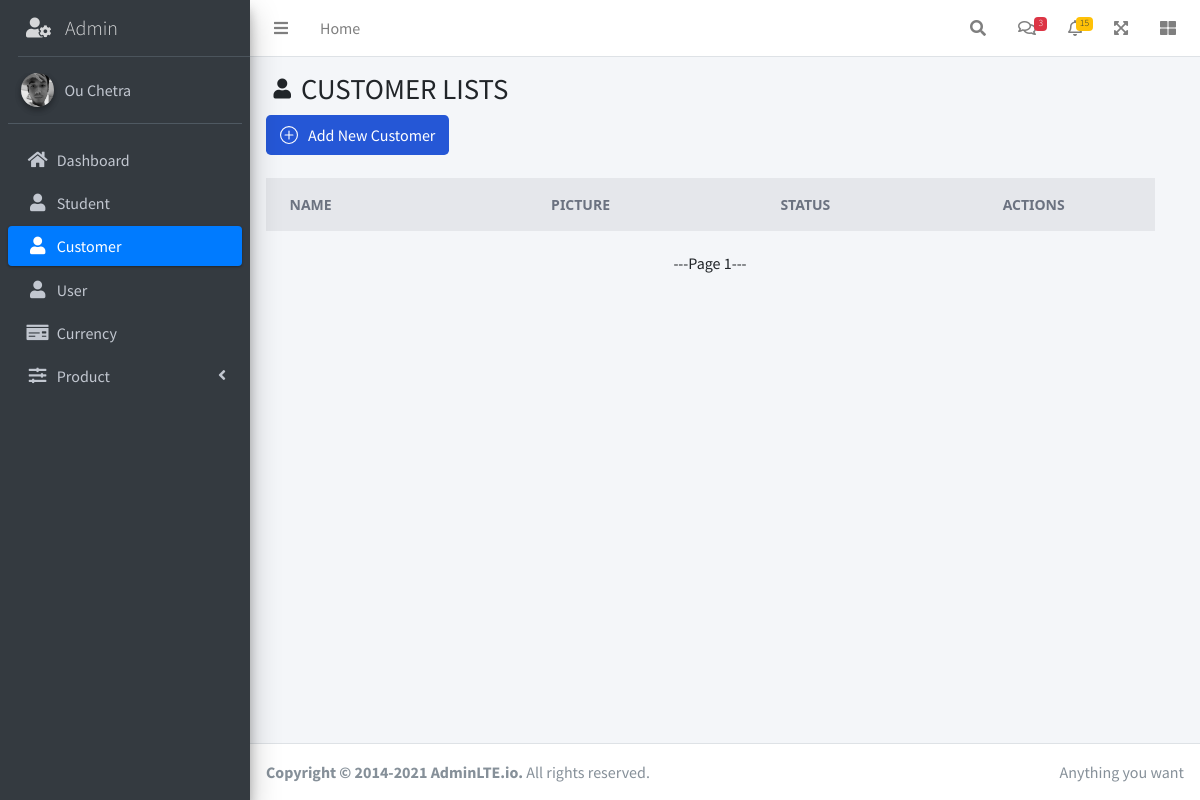
/admin/customer, run on an earlier commit of the app's database.
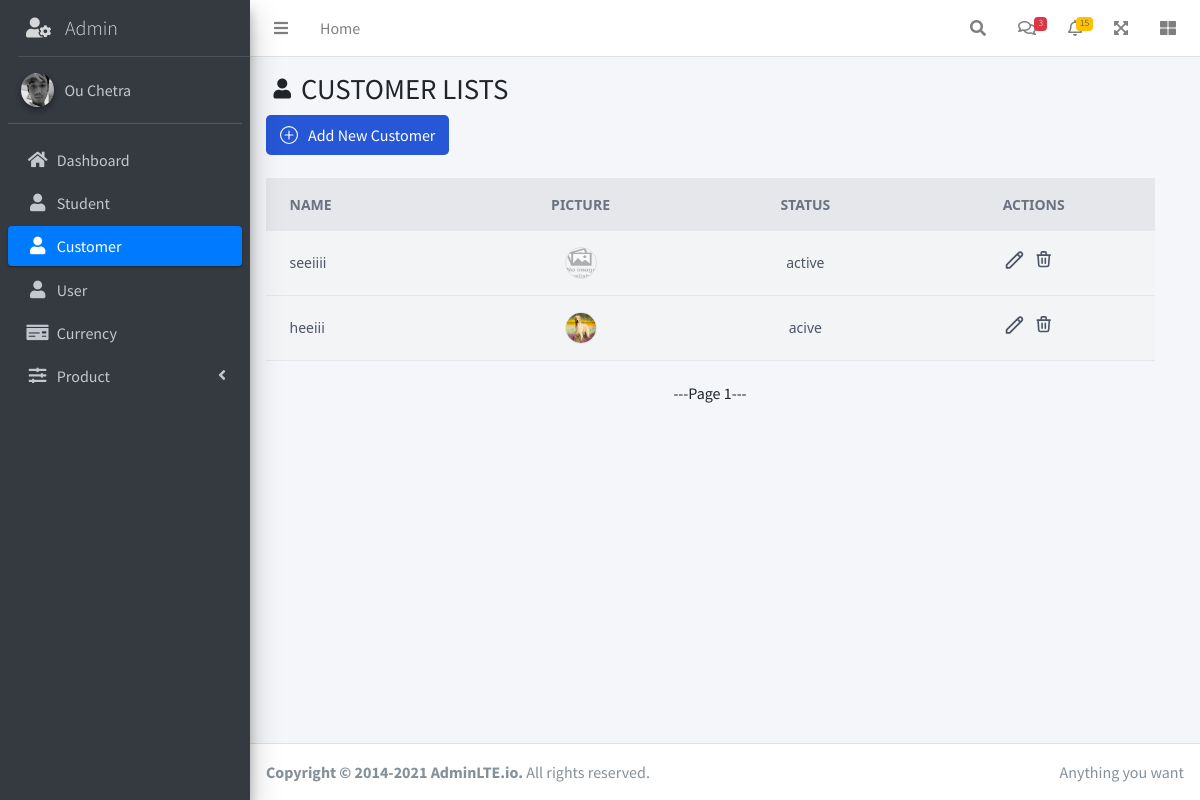
And on a later commit of the database.
### tables this page shows
CREATE TABLE "customers" (
  "customerId" INTEGER NOT NULL PRIMARY KEY AUTOINCREMENT,
  "customerName" TEXT NOT NULL,
  "image" TEXT DEFAULT default_img,
  "status" TEXT
);

### route/customer.py (the view)
@customers.route('/admin/customer')
def customer():
    page = request.args.get('page', 1, type=int)
    records_per_page = 10
    offset = (page - 1) * records_per_page
    rows = execute_query("SELECT * FROM customers LIMIT ? OFFSET ?", (records_per_page, offset))
    total_records = execute_query("SELECT COUNT(*) FROM customers")[0][0]
    total_pages = (total_records // records_per_page) + (total_records % records_per_page > 0)
    return render_template('admin/customer/index.html', rows=rows, page=page, total_pages=total_pages)

### config.py (called while the page is built)
def execute_query(query, params=(), database="student_ss34.db", is_insert=False):
    con = sql.connect(database)
    con.row_factory = sql.Row
    cur = con.cursor()
    cur.execute(query, params)
    if is_insert:
        con.commit()
        return
    rows = cur.fetchall()
    return rows

### templates/admin/customer/index.html (shortened to what this page needs)
{% extends 'admin/layout_admin.html' %}
{% block main_content %}
    <div class="content-header">
        <div class="container-fluid">
            <div class="row mb-2">
                <div style="display: flex;" class="col-sm-6">
                    <i style="font-size: 20px; margin-top: 7px; margin-right: 10px" class="nav-icon fas fa-user"></i>
                    <h1 class="m-0">CUSTOMER LISTS</h1>
                </div>
            </div>
        </div>
        <a href="{{ url_for('customers.add_customer') }}">
            <button type="submit"
                    class="text-white bg-[#2557D6] hover:bg-[#2557D6]/90 focus:ring-4 focus:ring-[#2557D6]/50 focus:outline-none font-medium rounded-lg text-md px-3.5 py-2 text-center inline-flex items-center dark:focus:ring-[#2557D6]/50 mr-2 mb-2">
                Add New Customer
            </button>
        </a>
    </div>
    <div class="content" style="padding-right: 30px">
        <div class="container-fluid">
            <div class="row">
                <div class="col-lg-12 lg-12">
                    <div class="overflow-x-auto">
                        <div class="bg-gray-100 flex items-center justify-center bg-gray-100 font-sans overflow-hidden">
                            <div class="w-full lg:w-6/6">
                                <table class="min-w-max w-full table-auto">
                                    <thead>
                                    <tr class="bg-gray-200 text-gray-500 uppercase text-sm leading-normal">
                                        <th class="py-3 px-6 text-left">Name</th>
                                        <th class="py-3 px-6 text-center">Picture</th>
                                        <th class="py-3 px-6 text-center">Status</th>
                                        <th class="py-3 px-6 text-center">Actions</th>
                                    </tr>
                                    </thead>
                                    {% for item in rows %}
                                        <tbody class="text-gray-600 text-sm font-light">
                                        <tr class="border-b border-gray-200 hover:bg-gray-100">
                                            <td class="py-3 px-6 text-left whitespace-nowrap">
                                                <span class="font-medium">{{ item.customerName }}</span>
                                            </td>
                                            <td class="py-3 px-6 text-center">
                                                <div class="flex items-center justify-center">
                                                    <img class="w-8 h-8 rounded-full border-gray-200 border transform hover:scale-150"
                                                         src="{{ url_for('static', filename='img/customer/' + (item.image if '.' in item.image else item.image + '.jpg')) }}"/>
                                                </div>
                                            </td>
                                            <td class="py-3 px-6 text-center">
                                                <span>{{ item.status }}</span>
                                            </td>
                                            <td class="py-3 px-6 text-center">
                                                <div class="flex item-center justify-center">
                                                    <div class="w-5 mr-2.5 transform hover:text-blue-500 hover:scale-110">
                                                        <form method="post" action="/admin/edit_customer">
                                                            <button type="submit" title="Modify">
                                                                <svg xmlns="http://www.w3.org/2000/svg" width=21
                                                                     height=22 fill="none"
                                                                     viewBox="0 0 24 24" stroke="currentColor">
                                                                    <path stroke-linecap="round" stroke-linejoin="round"
                                                                          stroke-width="2"
                                                                          d="M15.232 5.232l3.536 3.536m-2.036-5.036a2.5 2.5 0 113.536 3.536L6.5 21.036H3v-3.572L16.732 3.732z"/>
                                                                </svg>
                                                            </button>
                                                        </form>
                                                    </div>
                                                    <div class="w-5 mr-2.5 transform hover:text-red-500 hover:scale-110">
                                                        <form
                                                                action="{{ url_for('customers.delete_customer') }}"
                                                                method="post"
                                                        >
                                                            <button type="submit" title="Delete">
                                                                <svg xmlns="http://www.w3.org/2000/svg" width=21
                                                                     height=22 fill="none"
                                                                     viewBox="0 0 26 26"
                                                                     stroke="currentColor">
                                                                    <path stroke-linecap="round" stroke-linejoin="round"
                                                                          stroke-width="2"
                                                                          d="M19 7l-.867 12.142A2 2 0 0116.138 21H7.862a2 2 0 01-1.995-1.858L5 7m5 4v6m4-6v6m1-10V4a1 1 0 00-1-1h-4a1 1 0 00-1 1v3M4 7h16"/>
                                                                </svg>
                                                            </button>
                                                        </form>
                                                    </div>
                                                </div>
                                            </td>
                                        </tr>
                                        </tbody>
                                    {% endfor %}
                                </table>
                            </div>
                        </div>
                    </div>
                </div>
            </div>
        </div>
        <div style="margin-top: 20px" class="text-center">
            <span>---Page {{ page }}---</span>
        </div>
    </div>
{% endblock %}

### templates/admin/layout_admin.html (shortened to what this page needs)
<!DOCTYPE html>
<html lang="en">
<head>
    <link rel="stylesheet" href="../../../static/plugins/fontawesome-free/css/all.min.css">
    <link rel="stylesheet" href="../../../static/css/adminlte.min.css">
    <script src="https://cdn.tailwindcss.com"></script>
</head>
<body class="hold-transition sidebar-mini">
<div class="wrapper">
    <nav class="main-header navbar navbar-expand navbar-white navbar-light">
        <ul class="navbar-nav">
            <li class="nav-item">
                <a class="nav-link" data-widget="pushmenu" href="#" role="button"><i class="fas fa-bars"></i></a>
            </li>
            <li class="nav-item d-none d-sm-inline-block">
                <a href="/" class="nav-link">Home</a>
            </li>
        </ul>
        <ul class="navbar-nav ml-auto">
            <li class="nav-item">
                <a class="nav-link" data-widget="navbar-search" href="#" role="button">
                    <i class="fas fa-search"></i>
                </a>
            </li>
            <li class="nav-item dropdown">
                <a class="nav-link" data-toggle="dropdown" href="#">
                    <i class="far fa-comments"></i>
                    <span class="badge badge-danger navbar-badge">3</span>
                </a>
            </li>
            <li class="nav-item dropdown">
                <a class="nav-link" data-toggle="dropdown" href="#">
                    <i class="far fa-bell"></i>
                    <span class="badge badge-warning navbar-badge">15</span>
                </a>
            </li>
            <li class="nav-item">
                <a class="nav-link" data-widget="fullscreen" href="#" role="button">
                    <i class="fas fa-expand-arrows-alt"></i>
                </a>
            </li>
            <li class="nav-item">
                <a class="nav-link" data-widget="control-sidebar" data-slide="true" href="#" role="button">
                    <i class="fas fa-th-large"></i>
                </a>
            </li>
        </ul>
    </nav>
    <aside class="main-sidebar sidebar-dark-primary elevation-4">
        <a style="margin-left: 18px;" href="/admin" class="brand-link">
            <i style="margin-right: 10px;" class="fas fa-user-cog"></i>
            <span class="brand-text font-weight-light">Admin</span>
        </a>
        <div class="sidebar">
            <div class="user-panel mt-3 pb-3 mb-3 d-flex">
                <div class="image">
                    <img src="../../../static/img/chetra.png" class="img-circle elevation-2" alt="User Image">
                </div>
                <div class="info">
                    <a href="#" class="d-block">Ou Chetra</a>
                </div>
            </div>
            <nav class="mt-2">
                <ul class="nav nav-pills nav-sidebar flex-column" data-widget="treeview" role="menu"
                    data-accordion="false">
                    {% with current_link=request.endpoint %}
                        <li class="nav-item">
                            <a href="{{ url_for('admin') }}"
                               class="nav-link {% if current_link == 'admin' %}active{% endif %}">
                                <i class="nav-icon fas fa-home"></i>
                                <p>
                                    Dashboard
                                </p>
                            </a>
                        </li>
                        <li class="nav-item">
                            <a href="{{ url_for('students.student') }}"
                               class="nav-link
                                ">
                                <i class="nav-icon fas fa-user"></i>
                                <p>
                                    Student
                                </p>
                            </a>
                        </li>
                        <li class="nav-item">
                            <a href="{{ url_for('customers.customer') }}"
                               class="nav-link                                {% if
                                current_link == 'customers.add_customer' or
                                current_link == 'customers.detail_customer' or
                                current_link == 'customers.edit_customer' or
                                current_link == 'customers.customer' %}active{% endif %}">
                                <i class="nav-icon fas fa-user"></i>
                                <p>
                                    Customer
                                </p>
                            </a>
                        </li>
                        <li class="nav-item">
                            <a href="#"
                               class="nav-link">
                                <i class="nav-icon fas fa-user"></i>
                                <p>
                                    User
                                </p>
                            </a>
                        </li>
                        <li class="nav-item">
                            <a href="#"
                               class="nav-link">
                                <i class="nav-icon fas fa-money-check"></i>
                                <p>
                                    Currency
                                </p>
                            </a>
                        </li>
                        <li class="nav-item">
                            <a href="#" class="nav-link">
                                <i class="nav-icon fas fa-sliders-h"></i>
                                <p>
                                    Product
                                    <i class="right fas fa-angle-left"></i>
                                </p>
                            </a>
                        </li>
                    {% endwith %}
                </ul>
            </nav>
        </div>
    </aside>
    <div class="content-wrapper">
        <div class="content">
            {% block main_content %}{% endblock %}
        </div>
    </div>
    <footer class="main-footer">
        <div class="float-right d-none d-sm-inline">
            Anything you want
        </div>
        <strong>Copyright &copy; 2014-2021 <a href="https://adminlte.io">AdminLTE.io</a>.</strong> All rights reserved.
    </footer>
</div>
</body>
</html>

What changed in the data, as far as the page shows it:
added customers: customerName "seeiiii", image (placeholder picture), status "active"
added customers: customerName "heeiii", image (picture), status "acive"
